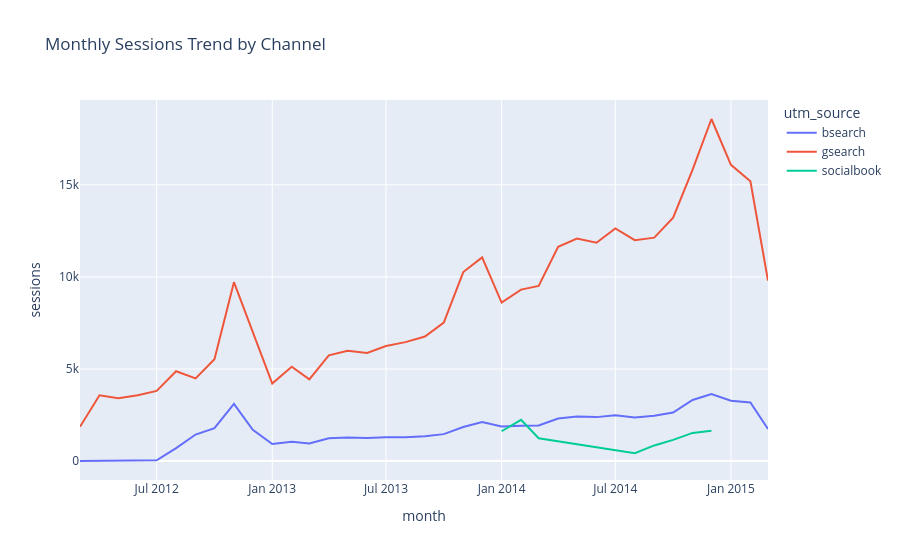

The code cell stored with this chart in its notebook:
### Code cell
fig = px.line(
    monthly_channel,
    x="month",
    y="sessions",
    color="utm_source",
    title="Monthly Sessions Trend by Channel"
)

fig.show()
